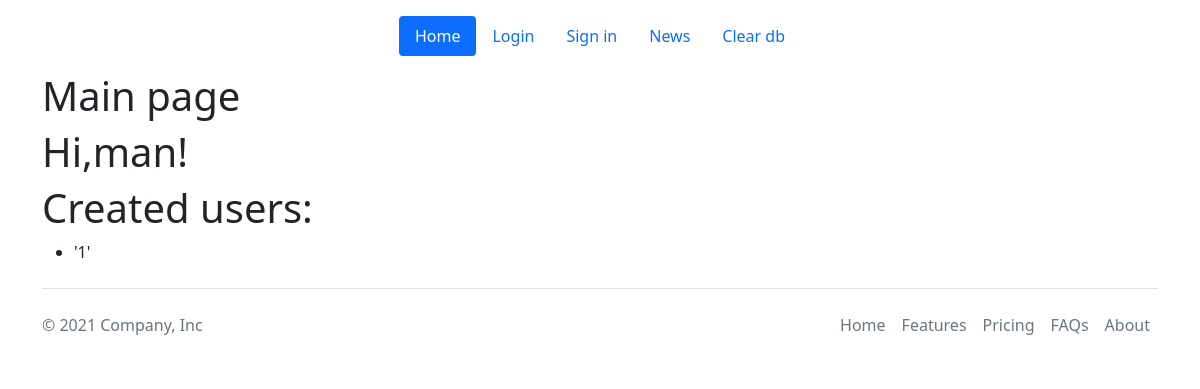
Before: / with the older database file.
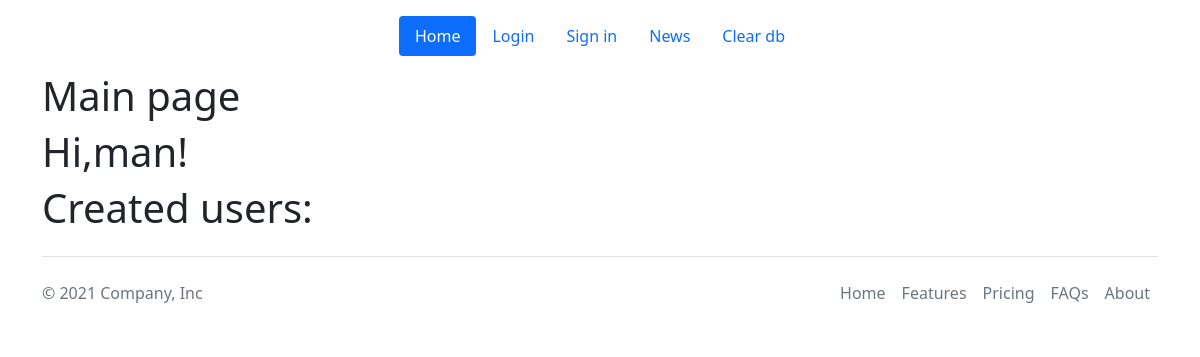
After: the same page with the newer database file.
### index.py (models this page shows)
class User(db.Model):
    id = db.Column(db.Integer, primary_key=True)
    name = db.Column(db.String(30), nullable=False)
    password = db.Column(db.String(40), nullable=False)
    picked_news = db.Column(db.String())
    training_set = db.Column(db.String())
    def __repr__(self):
        return '%r' % self.name

### index.py (the view)
@app.route('/')
def index():
    flash('Main page')
    return render_template("index.html", users=User.query.all(),logged=logged())

### index.py (called while the page is built)
def logged():
    if 'user' in session.keys():
        return True
    return False

### templates/index.html
{%extends "base_template.html"%}
{% block body%}
{% for mesg in get_flashed_messages() %}
<h1>{{ mesg }}</h1>
{% endfor %}
    <h1>Hi,man!</h1>
<h1>Created users:</h1>
<ul>
    {% for user in users %}
    <li>{{user}}</li>
    {% endfor %}
</ul>
{% endblock %}

### templates/base_template.html (shortened to what this page needs)
<!doctype html>
<html lang="en">
<head>
    <link href="https://cdn.jsdelivr.net/npm/bootstrap@5.1.3/dist/css/bootstrap.min.css" rel="stylesheet">
    <link rel="stylesheet" href="{{url_for('static',filename='style.css')}}">
</head>
<body>
    <div class="container">
        <header class="d-flex justify-content-center py-3">
            <ul class="nav nav-pills">
                {% if logged %}
                    <li class="nav-item"><a href="{{url_for('index')}}" class="nav-link active" aria-current="page">Home</a></li>
                    <li class="nav-item"><a href="{{url_for('news')}}" class="nav-link">News</a></li>
                    <li class="nav-item"><a href="{{url_for('logout')}}" class="nav-link">Logout</a></li>
                    <li class="nav-item"><a href="{{url_for('clear_db')}}" class="nav-link">Clear db</a></li>
                    <li class="nav-item"><a href="{{url_for('train')}}" class="nav-link">Train</a></li>
                {% else %}
                    <li class="nav-item"><a href="{{url_for('index')}}" class="nav-link active" aria-current="page">Home</a></li>
                    <li class="nav-item"><a href="{{url_for('login')}}" class="nav-link">Login</a></li>
                    <li class="nav-item"><a href="{{url_for('sign_in')}}" class="nav-link">Sign in</a></li>
                    <li class="nav-item"><a href="{{url_for('news')}}" class="nav-link">News</a></li>
                    <li class="nav-item"><a href="{{url_for('clear_db')}}" class="nav-link">Clear db</a></li>
                {% endif %}
            </ul>
    </header>
    </div>
    <div class="container">
        {% block body %}
        {% endblock %}
    </div>
    <div class="container">
      <footer class="d-flex flex-wrap justify-content-between align-items-center py-3 my-4 border-top">
        <p class="col-md-4 mb-0 text-muted">© 2021 Company, Inc</p>
        <div href="/" class="col-md-4 d-flex align-items-center justify-content-center mb-3 mb-md-0 me-md-auto link-dark text-decoration-none">
          <svg class="bi me-2" width="40" height="32"><use xlink:href="#bootstrap"></use></svg>
        </div>
        <ul class="nav col-md-4 justify-content-end">
          <li class="nav-item"><div href="#" class="nav-link px-2 text-muted">Home</div></li>
          <li class="nav-item"><div href="#" class="nav-link px-2 text-muted">Features</div></li>
          <li class="nav-item"><div href="#" class="nav-link px-2 text-muted">Pricing</div></li>
          <li class="nav-item"><div href="#" class="nav-link px-2 text-muted">FAQs</div></li>
          <li class="nav-item"><div href="#" class="nav-link px-2 text-muted">About</div></li>
        </ul>
      </footer>
    </div>
</body>
</html>

### static/style.css (style rules this page uses)
a { text-decoration:none; }

Changed rows visible on the page:
removed User: name "'1'"
